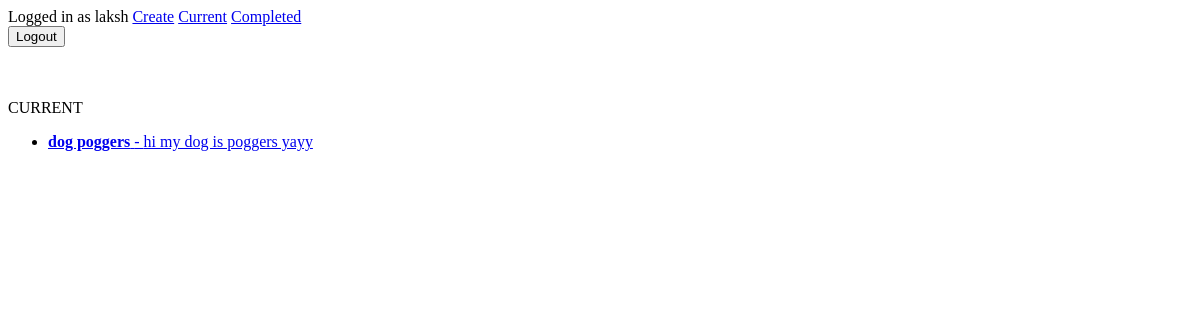
Page /current/ (signed in) on the earlier database version.
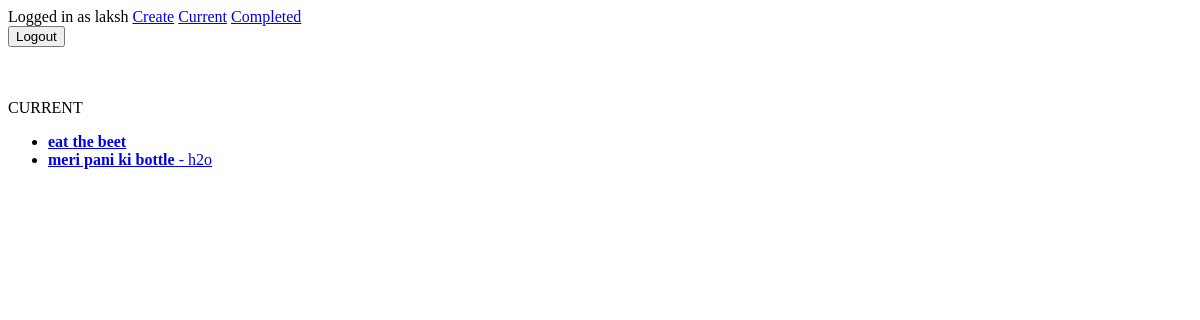
Same page on the later database version.
### todo/models.py (models this page shows, shortened)
class Todo(models.Model):
	title = models.CharField(max_length= 100)
	memeo = models.TextField(blank= True)
	created = models.DateTimeField(auto_now_add = True)
	datecompleted =models.DateTimeField(null = True, blank = True)
	important = models.BooleanField(default=False)
	user = models.ForeignKey(User, on_delete= models.CASCADE)

### todo/views.py (the view)
# urls.py: path('current/',views.currenttodos,name ='currenttodos'),
@login_required
def currenttodos(request):
	todos = Todo.objects.filter(user=request.user, datecompleted__isnull=True)
	return render(request,'todo/currenttodos.html', {'todos':todos})

### todo/templates/todo/currenttodos.html
{% extends 'todo/base.html' %}
{% block content %}
CURRENT
<ul>
	{% for todo in todos %}
	<li>
		<a href="{% url 'viewtodo' todo.id %}">
		{% if todo.important  %}<b>{% endif %}{{todo.title}}{% if todo.important  %}{% endif %}</b>
		{% if todo.memeo %}- {{ todo.memeo}}{% endif %}
		</a>
	</li>
	{% endfor %}
</ul>
{% endblock %}

Differences in the rows shown:
removed Todo: title "dog poggers", memeo "hi my dog is poggers yayy"
now on this page (row edited): Todo: title "eat the beet"
added Todo: title "meri pani ki bottle", memeo "h2o"
